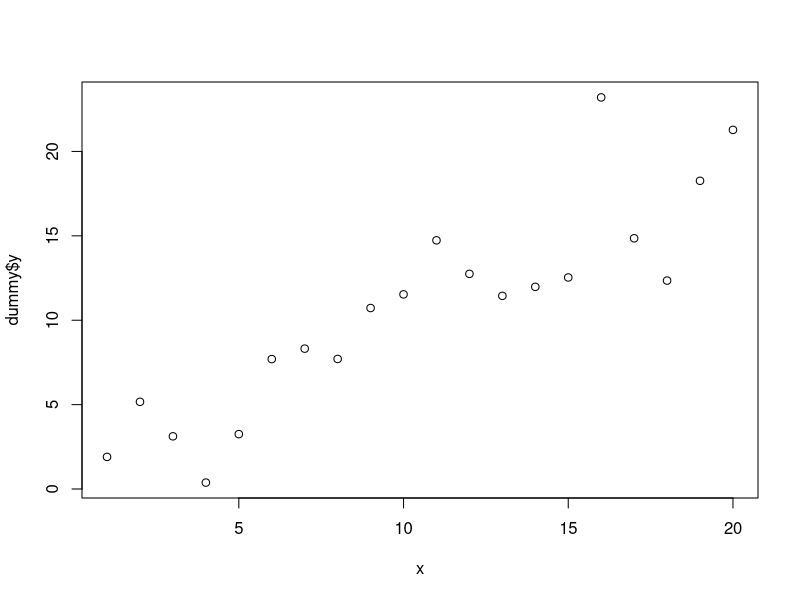

The R script that drew this image:
# learn exercise 1

# range
x = 1:20

# vector
y = c(1,2)

# introspection
str(x)
length(y)


x <- 1:20
w <- 1 + sqrt(x)/2
dummy <- data.frame(x=x, y= x + rnorm(x)*w)
dummy

# linear model
fm <- lm(y ~ x, data=dummy)
summary(fm)

# plot
plot(x, dummy$y)

# arrays
x = array(1:20, dim=c(4,5))

# index array
idxArr = array(c(1:3,3:1), dim=c(3,2))

#> idxArr
#[,1] [,2]
#[1,]    1    3
#[2,]    2    2
#[3,]    3    1

# x[1,3], x[2,2], x[3,1]
x[idxArr]

# any 0 in idx arr ignores the idx and NA causes NA value

# Matrix is a special kind of vector. 
# A matrix is a vector with two additional attributes: the number of rows and the number of columns.
x <- matrix(c(1,2,3,4), nrow=2, ncol=2)

# Similar to matrix, but arrays can have more than two dimensions.
arr = array(1:27, c(3,3,3))

# List can contain elements of different types.
y <- list(name="Mike", gender="M", company="ProgramCreek")

# A data frame is used for storing data tables. 
# It is a list of vectors of equal length.
name <- c("Mike", "Lucy", "John") 
age <- c(20, 25, 30) 
student <- c(TRUE, FALSE, TRUE) 
df = data.frame(name, age, student)  

